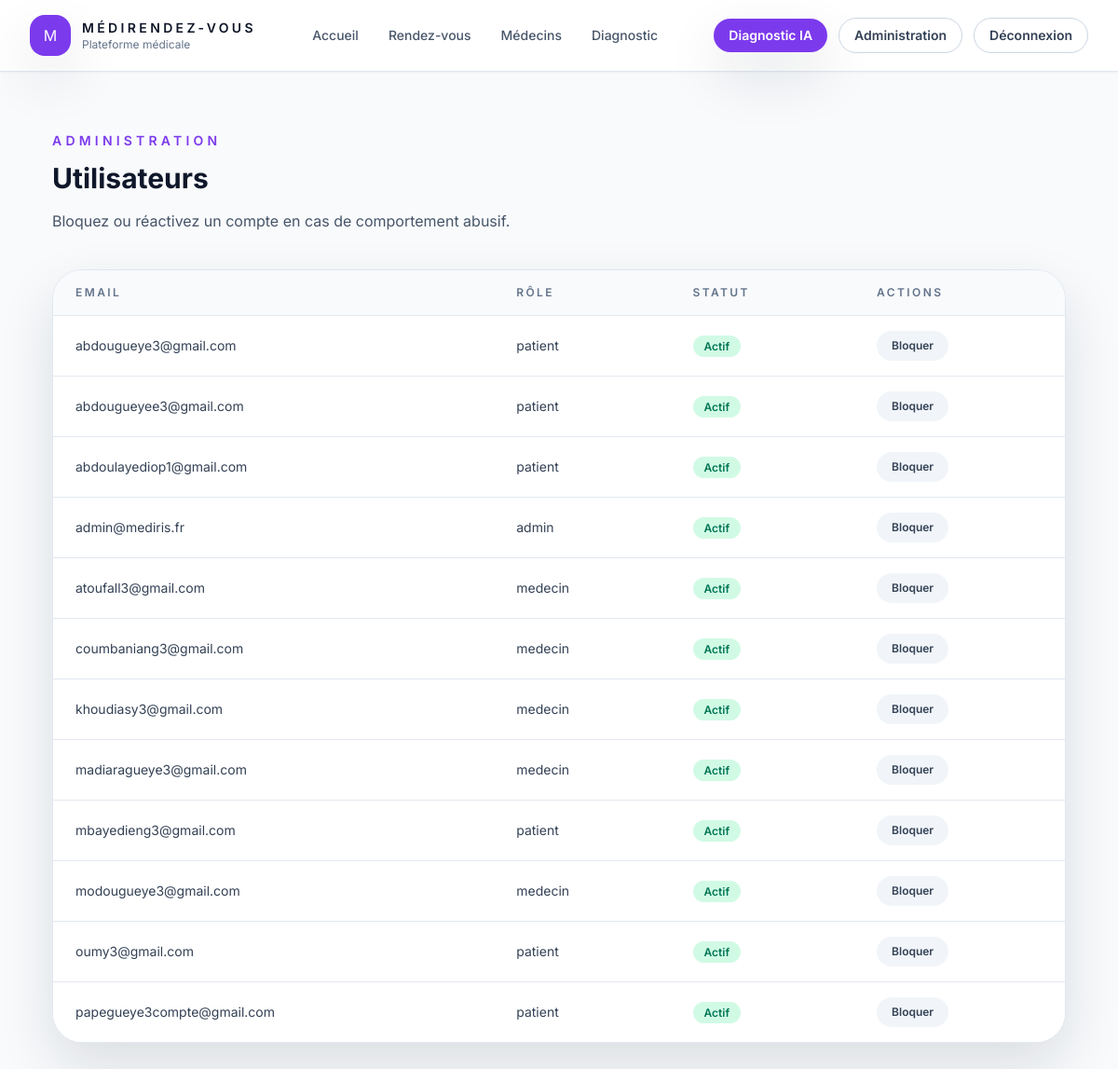
The app's page /admin/users (signed in) with its own data.
### app/models.py (models this page shows, shortened)
class User(UserMixin, db.Model):
    __tablename__ = 'user'
    id = db.Column(db.Integer, primary_key=True)
    email = db.Column(db.String(120), nullable=False, unique=True)
    password_hash = db.Column(db.String(255), nullable=False)
    role = db.Column(db.String(20), nullable=False, default='patient')
    actif = db.Column(db.Boolean, default=True)
    patient = db.relationship('Patient', backref='user', uselist=False)
    medecin = db.relationship('Medecin', backref='user', uselist=False)

### app/routes.py (the view)
@app.route('/admin/users')
@login_required(role='admin')
def admin_users():
    users = User.query.order_by(User.email).all()
    return render_template('admin_users.html', users=users)

### app/routes.py (called while the page is built)
@login_manager.user_loader
def load_user(user_id):
    return User.query.get(int(user_id))

def login_required(role=None):
    def decorator(func):
        @wraps(func)
        def wrapper(*args, **kwargs):
            if not current_user.is_authenticated:
                return redirect(url_for('login'))
            if not current_user.actif:
                logout_user()
                flash('Compte désactivé. Contactez l’administrateur.', 'danger')
                return redirect(url_for('login'))
            if role is not None:
                allowed_roles = role if isinstance(role, (list, tuple)) else [role]
                if current_user.role not in allowed_roles:
                    flash('Accès refusé.', 'danger')
                    return redirect(url_for('home'))
            return func(*args, **kwargs)
        return wrapper
    return decorator

### app/templates/admin_users.html (shortened to what this page needs)
{% extends "base.html" %}
{% block content %}
<section class="mx-auto max-w-6xl px-4 py-16 sm:px-6 lg:px-8">
  <div class="mb-10">
    <p class="text-sm font-semibold uppercase tracking-[0.3em] text-violet-600">Administration</p>
    <h1 class="mt-3 text-3xl font-bold text-slate-900">Utilisateurs</h1>
    <p class="mt-4 text-slate-600">Bloquez ou réactivez un compte en cas de comportement abusif.</p>
  </div>
  <div class="overflow-hidden rounded-[2rem] border border-slate-200 bg-white shadow-soft">
    <table class="min-w-full divide-y divide-slate-200">
      <thead class="bg-slate-50">
        <tr>
          <th class="px-6 py-4 text-left text-xs font-semibold uppercase tracking-[0.2em] text-slate-500">Email</th>
          <th class="px-6 py-4 text-left text-xs font-semibold uppercase tracking-[0.2em] text-slate-500">Rôle</th>
          <th class="px-6 py-4 text-left text-xs font-semibold uppercase tracking-[0.2em] text-slate-500">Statut</th>
          <th class="px-6 py-4 text-left text-xs font-semibold uppercase tracking-[0.2em] text-slate-500">Actions</th>
        </tr>
      </thead>
      <tbody class="divide-y divide-slate-200 bg-white">
        {% for user in users %}
        <tr class="hover:bg-slate-50">
          <td class="px-6 py-4 text-sm text-slate-700">{{ user.email }}</td>
          <td class="px-6 py-4 text-sm text-slate-700">{{ user.role }}</td>
          <td class="px-6 py-4 text-sm text-slate-700">
            <span class="rounded-full px-3 py-1 text-xs font-semibold {{ 'bg-emerald-100 text-emerald-700' if user.actif else 'bg-rose-100 text-rose-700' }}">
              {{ 'Actif' if user.actif else 'Bloqué' }}
            </span>
          </td>
          <td class="px-6 py-4 text-sm">
            <form method="POST" action="{{ url_for('admin_toggle_user', user_id=user.id) }}">
              <button type="submit" class="rounded-full bg-slate-100 px-4 py-2 text-xs font-semibold text-slate-700 transition hover:bg-slate-200">
                {{ 'Bloquer' if user.actif else 'Réactiver' }}
              </button>
            </form>
          </td>
        </tr>
        {% endfor %}
      </tbody>
    </table>
  </div>
</section>
{% endblock %}

### records on screen
User: email "abdougueye3@gmail.com", role "patient", actif "Actif", actif "Bloquer"
User: email "abdougueyee3@gmail.com", role "patient", actif "Actif", actif "Bloquer"
User: email "abdoulayediop1@gmail.com", role "patient", actif "Actif", actif "Bloquer"
User: email "admin@mediris.fr", role "admin", actif "Actif", actif "Bloquer"
User: email "atoufall3@gmail.com", role "medecin", actif "Actif", actif "Bloquer"
User: email "coumbaniang3@gmail.com", role "medecin", actif "Actif", actif "Bloquer"
User: email "khoudiasy3@gmail.com", role "medecin", actif "Actif", actif "Bloquer"
User: email "madiaragueye3@gmail.com", role "medecin", actif "Actif", actif "Bloquer"
User: email "mbayedieng3@gmail.com", role "patient", actif "Actif", actif "Bloquer"
User: email "modougueye3@gmail.com", role "medecin", actif "Actif", actif "Bloquer"
User: email "oumy3@gmail.com", role "patient", actif "Actif", actif "Bloquer"
User: email "papegueye3compte@gmail.com", role "patient", actif "Actif", actif "Bloquer"
